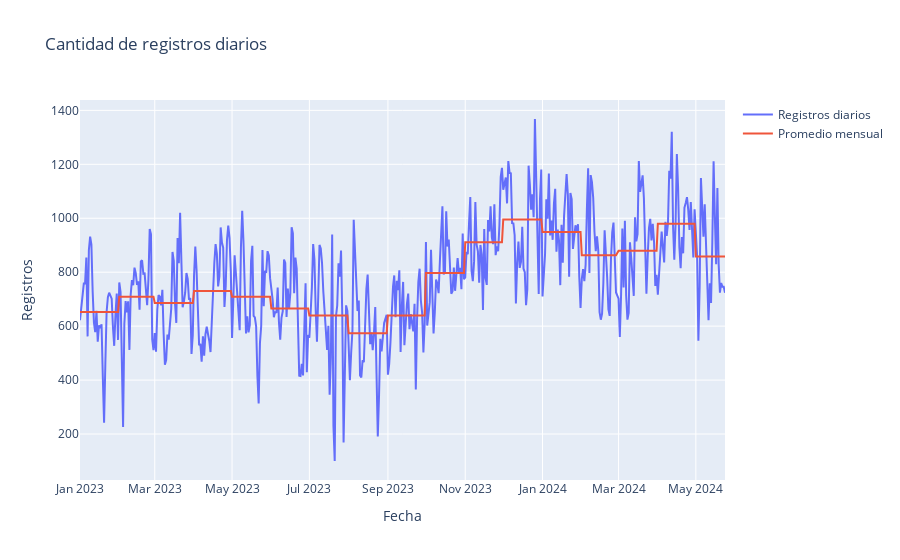

The code cell stored with this chart in its notebook:
### Markdown cell above
En general la cantidad de registros diarios presenta una distribución similar a una normal, sin embargo, cabe analizar cómo varía esto en el tiempo.

### Code cell
fig = go.Figure()
fig.add_trace(
    go.Scatter(x=daily_records['date'], y=daily_records['daily_records'], mode='lines', name='Registros diarios')
)
fig.add_trace(
    go.Scatter(x=daily_records['date'], y=daily_records['month_mean'], mode='lines', name='Promedio mensual')
)
fig.update_layout(title='Cantidad de registros diarios', xaxis_title='Fecha', yaxis_title='Registros')
fig.show()

### Figure 1 — Plotly figure (JSON) as saved in the notebook; plotly's stock layout.template omitted (floating-point values rounded to 4 significant figures; data arrays with more than 128 entries replaced by an {"elided": "..."} marker saying what was removed)
{"data": [{"mode": "lines", "name": "Registros diarios", "type": "scatter", "x": {"elided": "509 str values"}, "y": {"elided": "509 int values"}}, {"mode": "lines", "name": "Promedio mensual", "type": "scatter", "x": {"elided": "509 str values"}, "y": {"elided": "509 float values"}}], "layout": {"title": {"text": "Cantidad de registros diarios"}, "xaxis": {"title": {"text": "Fecha"}}, "yaxis": {"title": {"text": "Registros"}}}}
